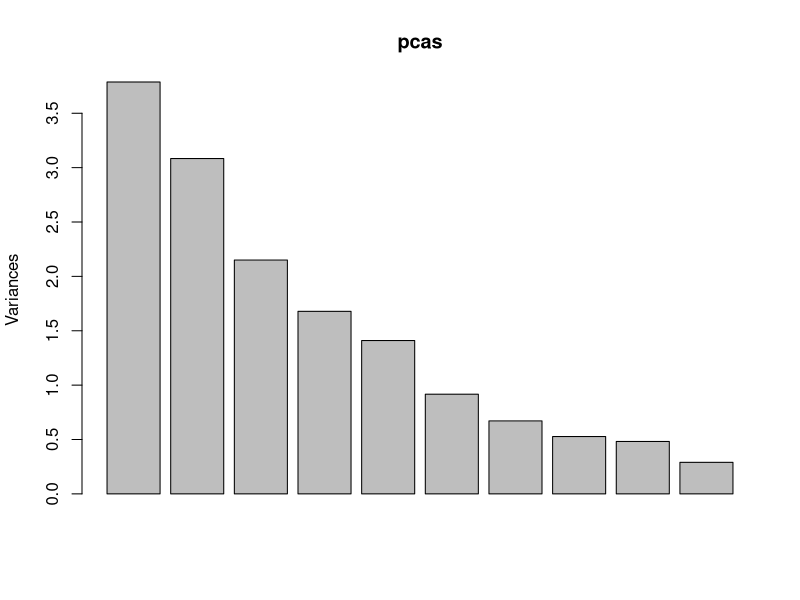
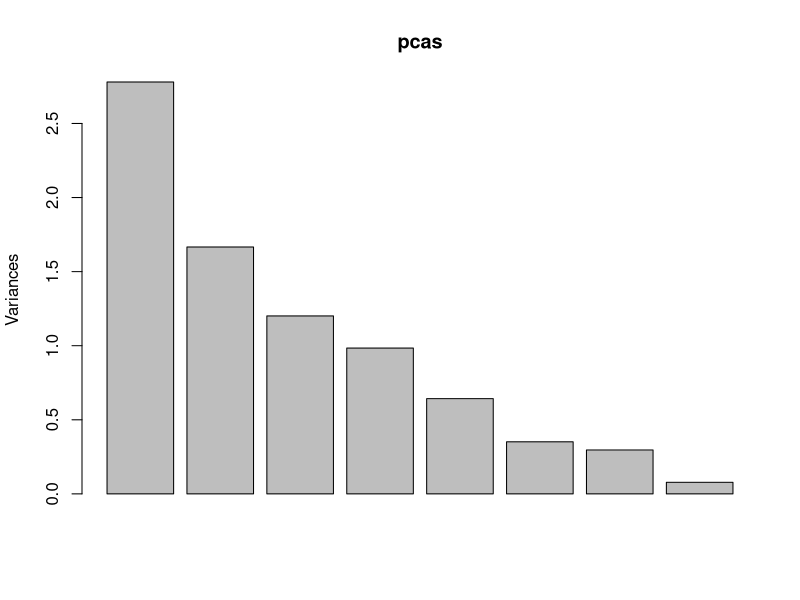
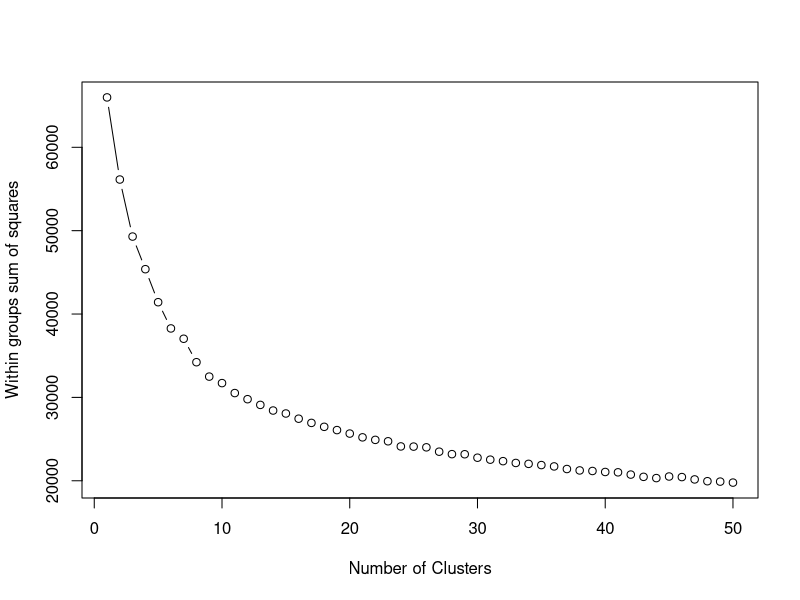
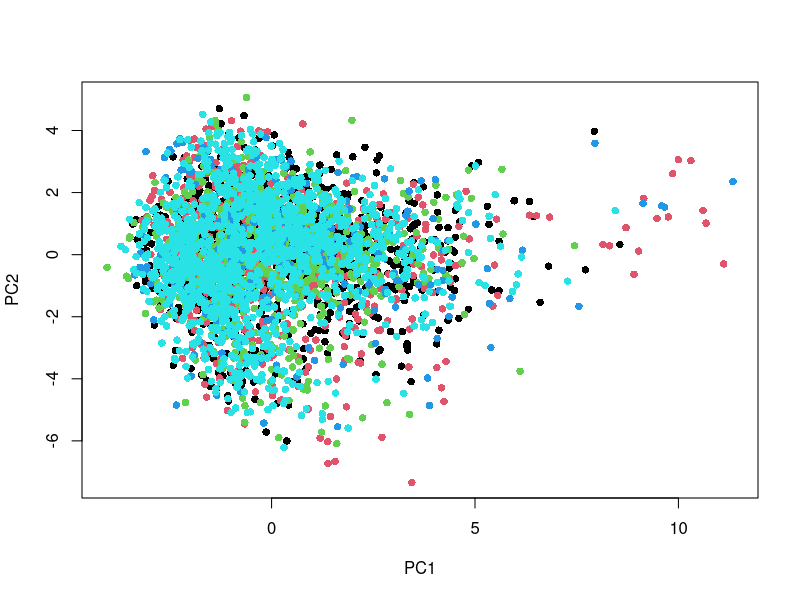
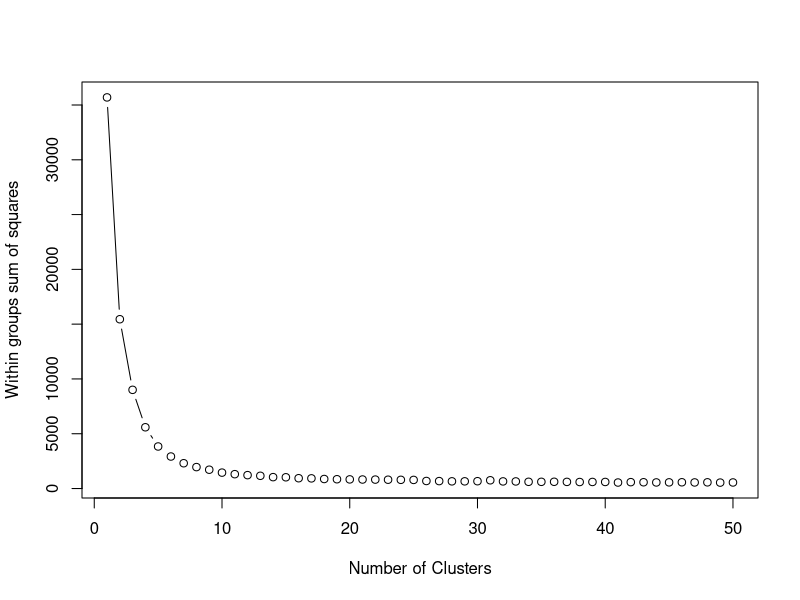
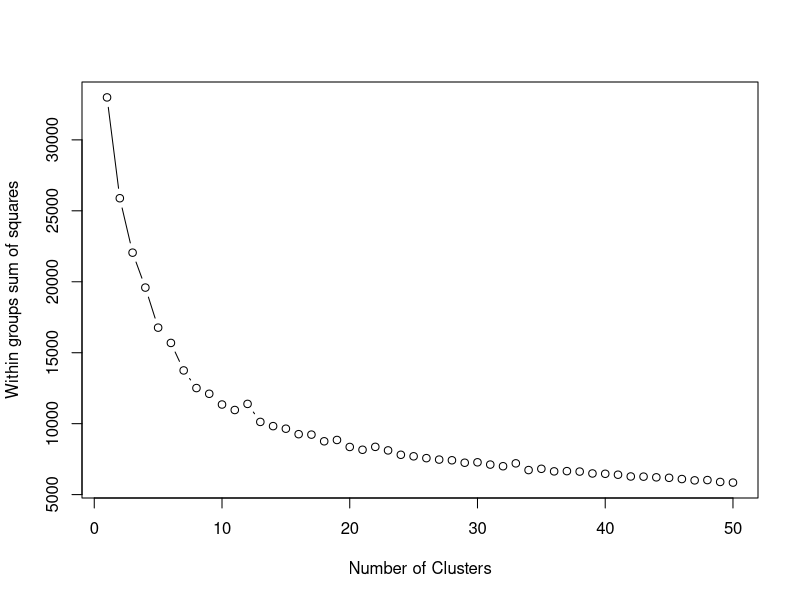

Write R code to recreate these figures, in order.
## ---- chunk 1
knitr::opts_chunk$set(echo = TRUE)
## ---- chunk 2
library(tidyverse)
library(ggplot2)
library(RColorBrewer)
library(dplyr) 

## ---- chunk 3
df = read_csv("Data/attrsOfAlbsFinal.csv")
df = within(df,  id <- paste(Album, Artist, sep="---"))

head(df)
dfSpotifyOnly = df %>%
  select(id, avgAcousticness, avgDanceability, avgEnergy, avgInstrumentalness, avgLiveness, avgLoudness, avgSpeechiness, avgValence)


dfSpotifyAllMeasures = df %>%
  select(id, avgAcousticness, maxAcousticnessTrack, avgDanceability, maxDanceabilityTrack, rangeEnergy, avgEnergy, maxInstrumentalnessTrack, avgInstrumentalness, avgLiveness, maxLivenessTrack, avgLoudness, rangeLoudness, avgSpeechiness, maxSpeechinessTrack, avgValence, rangeValence)

## ---- chunk 4
pcaOfData = function(df){
  dfSub = df[,-1]
  pcas = prcomp(dfSub, center = TRUE, scale. = TRUE)
  plot(pcas)
  #eigs = get_eigenvalue(pcas) #outdated func?
  return (pcas)
}
## ---- chunk 5
pcsSpotifyAll = pcaOfData(dfSpotifyAllMeasures)
summary(pcsSpotifyAll)
## ---- chunk 6
pcsSpotifySubMetrics = pcaOfData(dfSpotifyOnly)
summary(pcsSpotifySubMetrics)
## ---- chunk 7
kMeansPipeline = function(df, numClusts,pcomps){
  dataSub = as.data.frame(df)
  if (!pcomps){
    dataSub = dataSub[,-1]
  }
  wss <- (nrow(dataSub)-1)*sum(apply(dataSub,2,var))
  for (i in 2:50) wss[i] <- sum(kmeans(dataSub,centers=i)$withinss)
  plot(1:50, wss, type="b", xlab="Number of Clusters",
       ylab="Within groups sum of squares")
  
  k <- kmeans(dataSub, numClusts,iter.max=1000)
  clustDf = as.data.frame(df)
  clustDf$cluster = as.factor(k$cluster)
  clustDf = clustDf[order(clustDf$cluster),]
  return(clustDf)
}
## ---- chunk 8
artistClusterCount = function(clusterData){
  artistCounts = clusterData %>%
    separate(id, c("Album", "Artist"), "---") %>%
    select(Artist, cluster) %>%
    group_by(cluster, Artist) %>%
    summarise(countInClusts = n())
  return(artistCounts)
}
## ---- chunk 9
#THIS DOESNT SEEM TO CLUSTER THE 
pcaClusters = kMeansPipeline(data.frame(pcsSpotifyAll$x), 5, TRUE)
plot(pcsSpotifyAll$x[,1:2], col=pcaClusters$clust, pch=16)
## ---- chunk 10
###THIS CURRENTLY DOESN"T WORK
#pcaSpotifySubClusters = kMeansPipeline(data.frame(pcsSpotifySubMetrics$x), 5, TRUE)
#plot(pcaSpotifySubClusters$x[,1:2], col=pcaSpotifySubClusters$clust, pch=16, xlim = c(0, 1), ylim = c(0, 1))
## ---- chunk 11
clustsSpotifyMetrics = kMeansPipeline(dfSpotifyOnly, 5, FALSE)
## ---- chunk 12
print(clustsSpotifyMetrics)
artistCount=artistClusterCount(clustsSpotifyMetrics)
print(artistCount)

johnMayerAppearances = artistCount %>%
  filter(Artist == "John Mayer")
print(johnMayerAppearances)

maroon5Appearances = artistCount %>%
  filter(Artist == "Maroon 5")
print(maroon5Appearances)

## ---- chunk 13
wss <- (nrow(pcsSpotifySubMetrics$x)-1)*sum(apply(pcsSpotifySubMetrics$x,2,var))
for (i in 2:50) wss[i] <- sum(kmeans(pcsSpotifySubMetrics$x,
                                     centers=i)$withinss)
plot(1:50, wss, type="b", xlab="Number of Clusters",
     ylab="Within groups sum of squares")

k <- kmeans(pcsSpotifySubMetrics$x, 11,iter.max=1000)
pcsSpotifySubMetrics$x$cluster = as.factor(k$cluster)

print(clustsSpotifyMetrics)
artistCount=artistClusterCount(clustsSpotifyMetrics)
print(artistCount)
